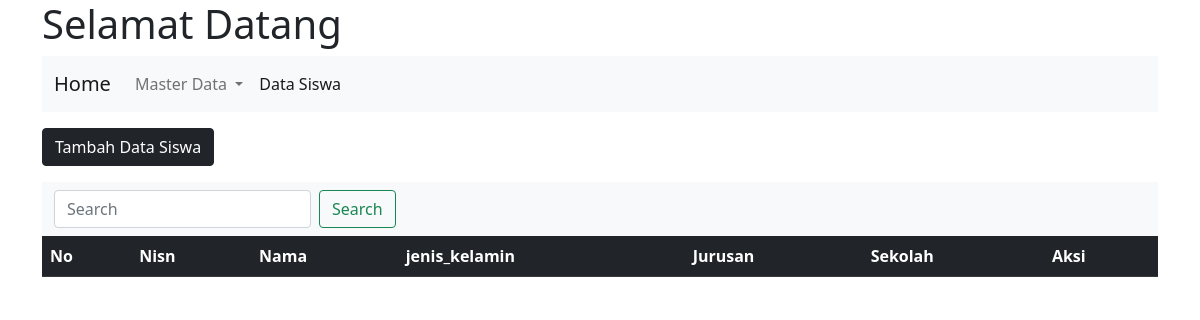
Before: /siswa/siswa.php with the older database file.
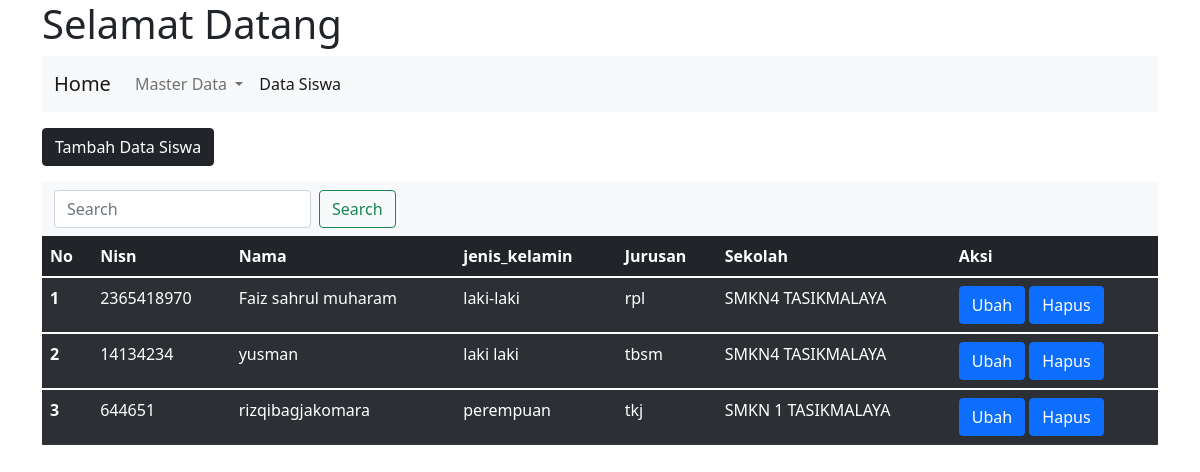
After: the same page with the newer database file.
### tables this page shows
CREATE TABLE `siswa` (
  `id` int(11) NOT NULL,
  `nisn` varchar(30) NOT NULL,
  `nama` varchar(50) NOT NULL,
  `jenis_kelamin` varchar(35) NOT NULL,
  `id_jurusan` int(11) NOT NULL,
  `id_sekolah` int(11) NOT NULL
);

CREATE TABLE `jurusan` (
  `id_jurusan` int(11) NOT NULL,
  `Nama_jurusan` varchar(50) NOT NULL
);

CREATE TABLE `sekolah` (
  `id_sekolah` int(11) NOT NULL,
  `nama_sekolah` varchar(50) NOT NULL
);

### function/function_siswa.php (called while the page is built, shortened)
<?php require "../koneksi.php";
    function query($query){
        global $db;
        $result=mysqli_query($db,$query);
        $rows =[];
            while($row = mysqli_fetch_assoc($result)){
                $rows[] =$row;
           }
           return $rows;
    }
?>

### siswa/siswa.php (the view, shortened to what this page needs)
<?php
require "../koneksi.php";
require "../function/function_siswa.php";
$siswa=query("SELECT
                      a.id,
                      a.nisn,
                      a.nama,
                      a.jenis_kelamin,
                      b.Nama_jurusan,
                      c.nama_sekolah
                      FROM siswa AS a JOIN jurusan AS b ON a.id_jurusan = b.id_jurusan
                      JOIN sekolah AS c ON a.id_sekolah = c.id_sekolah");
?>
<!doctype html>
<html lang="en">
  <head>
    <link href="../asset/css/bootstrap.min.css" rel="stylesheet">
  </head>
  <body>
    <div class="container">
  <h1>Selamat Datang</h1>
    <nav class="navbar navbar-expand-lg navbar-light bg-light">
  <div class="container-fluid">
    <a class="navbar-brand" href="../index.php">Home</a>
    <div class="collapse navbar-collapse" id="navbarNavDropdown">
      <ul class="navbar-nav">
        <li class="nav-item dropdown">
          <a class="nav-link dropdown-toggle" href="#" id="navbarDropdownMenuLink" role="button" data-bs-toggle="dropdown" aria-expanded="false">
            Master Data
          </a>
          <li class="nav-item">
          <a class="nav-link active" href="../siswa/siswa.php">Data Siswa</a>
        </li>
        </li>
      </ul>
    </div>
  </div>
</nav>
<a class="btn mt-3 mb-3  btn-dark" href="tambah_siswa.php" role="button">Tambah Data Siswa</a>
<nav class="navbar navbar-light bg-light">
  <div class="container-fluid">
    <form class="d-flex" action="" method="post">
      <input class="form-control me-2" type="text" name="keyword" placeholder="Search" aria-label="Search">
      <button class="btn btn-outline-success" type="submit" name="cari">Search</button>
    </form>
  </div>
</nav>
<table  class="table table-dark table-striped">
  <thead>
      <?php $i = 1; ?>
    <tr class="table-dark">
      <th scope="col">No</th>
      <th scope="col">Nisn</th>
      <th scope="col">Nama</th>
      <th scope="col">jenis_kelamin</th>
      <th scope="col">Jurusan</th>
      <th scope="col">Sekolah</th>
      <th scope="col">Aksi</th>
    </tr>
  </thead>
  <?php foreach ($siswa as $s): ?>
  <tbody>
    <tr>
      <th scope="row"><?php echo $i; ?></th>
      <td><?= $s ["nisn"]; ?></td>
        <td><?= $s ["nama"]; ?></td>
        <td><?= $s ["jenis_kelamin"]; ?></td>
        <td><?= $s ["Nama_jurusan"];?></td>
        <td><?= $s ["nama_sekolah"];?></td>
        <td><a class="btn btn-primary" href="ubah_siswa.php?id=<?=$s["id"];?>" role="button">Ubah</a>
            <a class="btn btn-primary" href="siswa_hapus.php?id=<?=$s["id"];?>" role="button">Hapus</a></td>
  </tbody>
    <?php $i++; ?>
    <?php endforeach;?>
</table>
</div>
  </body>
</html>

Changed rows visible on the page:
added siswa: nisn "2365418970", nama "Faiz sahrul muharam", jenis_kelamin "laki-laki", id_jurusan.Nama_jurusan "rpl", id_sekolah.nama_sekolah "SMKN4 TASIKMALAYA"
added siswa: nisn "14134234", nama "yusman", jenis_kelamin "laki laki", id_jurusan.Nama_jurusan "tbsm", id_sekolah.nama_sekolah "SMKN4 TASIKMALAYA"
added siswa: nisn "644651", nama "rizqibagjakomara", jenis_kelamin "perempuan", id_jurusan.Nama_jurusan "tkj", id_sekolah.nama_sekolah "SMKN 1 TASIKMALAYA"
